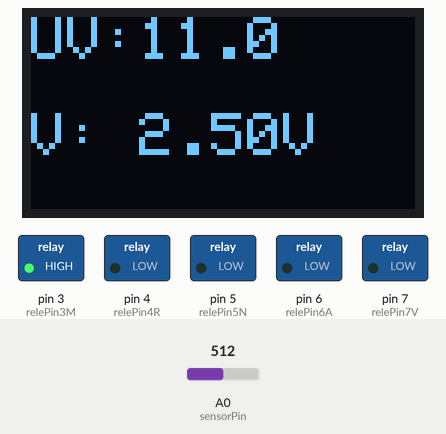
Simulated run of this sketch. Board: Arduino Uno, built with avr-gcc and run on an emulated ATmega328P. On the bench: 128×64 one-colour display, switched loads named in the sketch (green lamp = pin HIGH). The inputs (shaded band) are chosen by the test bench; at power-on: A0 (sensorPin) = 512. What the sketch prints to the serial monitor is not drawn.

Above: at 1.2 s.
1.3 s: A0 (sensorPin) set to 97
At 2.5 s:
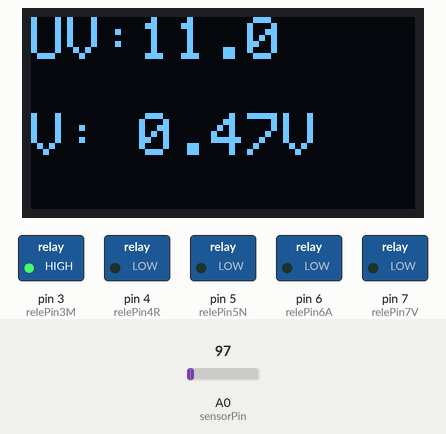
3.6 s: A0 (sensorPin) set to 84
At 5.0 s:
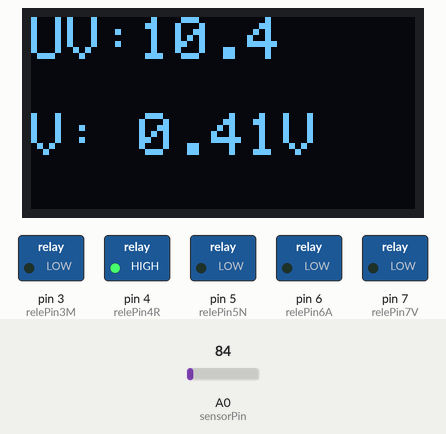
5.7 s: A0 (sensorPin) set to 0
At 7.4 s:
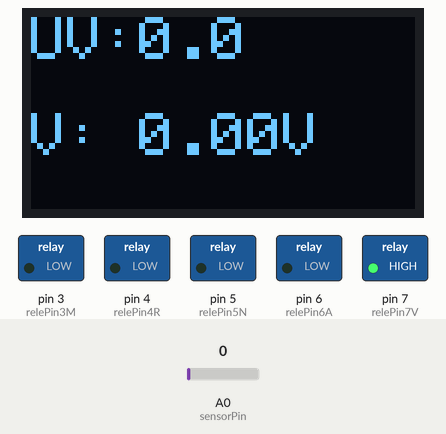
Timing chart, 0 to 8.9 s (numbered marks = the images above; inputs shaded):
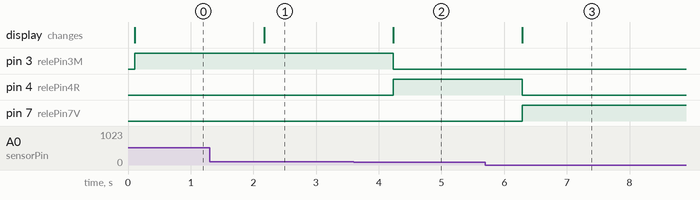

Measured:
- the behaviour switches between 90 and 89 on A0 (sensorPin) (found by bisection; images 1 and 2)
- after the input at 1.3 s, the display: changes after 0.87 s (image 1)
- after the input at 3.6 s, pin 3 (relePin3M): HIGH → LOW after 0.63 s; pin 4 (relePin4R): LOW → HIGH after 0.63 s; the display: changes after 0.63 s (image 2)
- after the input at 5.7 s, pin 4 (relePin4R): HIGH → LOW after 0.59 s; pin 7 (relePin7V): LOW → HIGH after 0.59 s; the display: changes after 0.59 s (image 3)

The sketch:

projectOledScreen.ino
```cpp
#include <Adafruit_GFX.h>
#include <Adafruit_SSD1306.h>

#define SCREEN_WIDTH 128
#define SCREEN_HEIGHT 64
#define OLED_RESET    -1
Adafruit_SSD1306 display(SCREEN_WIDTH, SCREEN_HEIGHT, &Wire, OLED_RESET);

const int sensorPin = A0;

// Pines de relés por color
const int relePin3M = 3;  // Morado
const int relePin4R = 4;  // Rojo
const int relePin5N = 5;  // Naranja
const int relePin6A = 6;  // Amarillo
const int relePin7V = 7;  // Verde

const float vMin = 0.0;
const float vMax = 0.435;

// Convertir voltaje en índice UV
float calibrarUV(float voltage, float vMin, float vMax, float uvMax = 11.0) {
  voltage = constrain(voltage, vMin, vMax);
  return (voltage - vMin) / (vMax - vMin) * uvMax;
}

// Activar el relé correspondiente según el índice UV
void mostrarSemaforoUV(float uvIndex) {
  digitalWrite(relePin7V, uvIndex < 3);
  digitalWrite(relePin6A, uvIndex >= 3 && uvIndex < 6);
  digitalWrite(relePin5N, uvIndex >= 6 && uvIndex < 8);
  digitalWrite(relePin4R, uvIndex >= 8 && uvIndex < 11);
  digitalWrite(relePin3M, uvIndex >= 11);
}

void apagarTodosLosRele() {
  digitalWrite(relePin7V, LOW);
  digitalWrite(relePin6A, LOW);
  digitalWrite(relePin5N, LOW);
  digitalWrite(relePin4R, LOW);
  digitalWrite(relePin3M, LOW);
}

void setup() {
  Serial.begin(9600);

  pinMode(relePin7V, OUTPUT);
  pinMode(relePin6A, OUTPUT);
  pinMode(relePin5N, OUTPUT);
  pinMode(relePin4R, OUTPUT);
  pinMode(relePin3M, OUTPUT);
  apagarTodosLosRele();

  // Inicializar la pantalla OLED
  if (!display.begin(SSD1306_SWITCHCAPVCC, 0x3C)) {
    Serial.println(F("Error al iniciar OLED"));
    while (true); // Detener si falla
  }

  display.clearDisplay();
  display.setTextSize(2);  // Texto más grande
  display.setTextColor(SSD1306_WHITE);
  display.setCursor(0, 0);
  display.println("UV Ready");
  display.display();

  Serial.println(">>> Semaforo UV <<<");
  Serial.print("vMin: "); Serial.println(vMin, 3);
  Serial.print("vMax: "); Serial.println(vMax, 3);
}

void loop() {
  int raw = analogRead(sensorPin);
  float voltage = raw * (5.0 / 1023.0);
  float uvIndex = calibrarUV(voltage, vMin, vMax);

  Serial.print("🌞 Voltaje: ");
  Serial.print(voltage, 3);
  Serial.print(" V | UV Index: ");
  Serial.println(uvIndex, 2);

  display.clearDisplay();
  display.setTextSize(2);  // Tamaño grande para OLED
  display.setCursor(0, 0);
  display.print("UV:");
  display.println(uvIndex, 1);
  display.setCursor(0, 32);
  display.print("V: ");
  display.print(voltage, 2);
  display.print("V");
  display.display();

  mostrarSemaforoUV(uvIndex);
  delay(1000);
}
```
